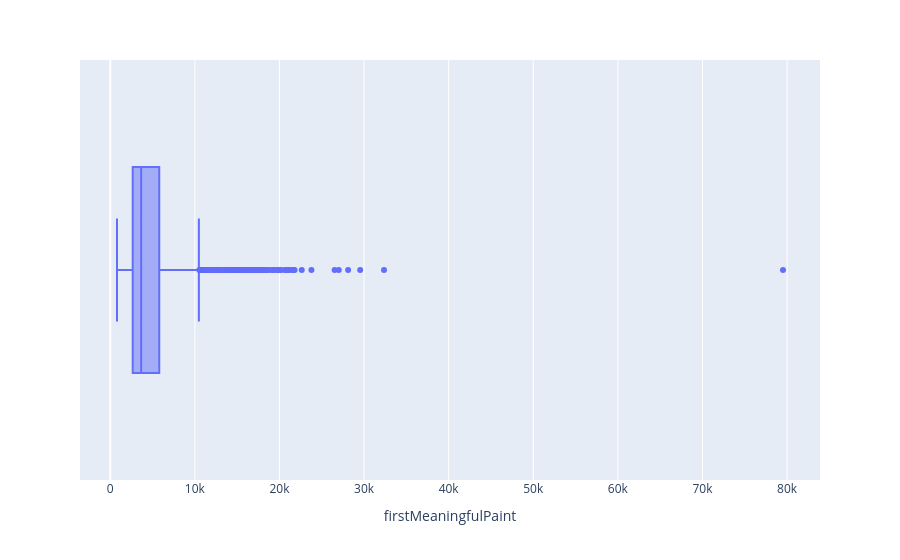

The notebook cell saved with this chart:
### Code cell
px.box(d1,x='firstMeaningfulPaint')

### Figure 1 — Plotly figure (JSON) as saved in the notebook; plotly's stock layout.template omitted (floating-point values rounded to 4 significant figures; data arrays with more than 128 entries replaced by an {"elided": "..."} marker saying what was removed)
{"data": [{"alignmentgroup": "True", "hovertemplate": "firstMeaningfulPaint=%{x}<extra></extra>", "legendgroup": "", "marker": {"color": "#636efa"}, "name": "", "notched": false, "offsetgroup": "", "orientation": "h", "showlegend": false, "type": "box", "x": {"elided": "6744 float values"}, "x0": " ", "xaxis": "x", "y0": " ", "yaxis": "y"}], "layout": {"autosize": true, "boxmode": "group", "legend": {"tracegroupgap": 0}, "margin": {"t": 60}, "xaxis": {"anchor": "y", "autorange": true, "domain": [0, 1], "range": [-3575.0, 83890.0], "title": {"text": "firstMeaningfulPaint"}, "type": "linear"}, "yaxis": {"anchor": "x", "autorange": true, "domain": [0, 1], "range": [-0.5, 0.5], "type": "category"}}}
